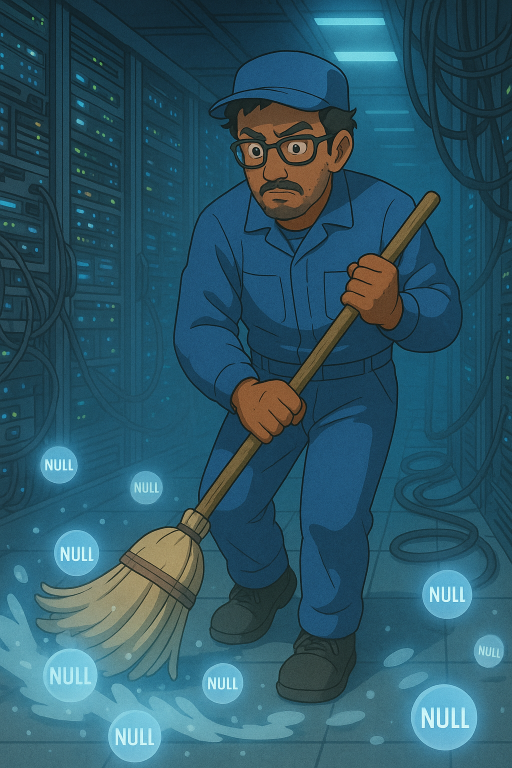
#> input picture images/bkp/data-janitor.png, 1024 x 1536 px, found by its file name (shown at 1/2 size)
$ python image_resize_script.py
#> lines starting #> are read from the running program, lines starting #| are printed output that depends on the picture
from PIL import Image
import os

target_size_px = (1024, 900)

image_files = [
    "images/data-janitor.png",
    "images/data-librarian.jpeg",
    "images/data-miner.png",
    "images/data-plumber.png",
    "images/data-wrangler.png",
    "images/firefighter.png",
    "images/time-traveller.jpeg",
    "images/diplomat.jpeg",
    "images/data-mechanic.jpeg"
]

target_path = "images/high-resolution/"

def convert_image_size(image_path, target_size):
    """
    Converts an image to the specified size and saves it.

    Args:
        image_path (str): Path to the image file.
        target_size (tuple): Target size in pixels (width, height).
    """
#> called with image_path = 'images/data-janitor.png', target_size = (1024, 900)
    try:
        img = Image.open(image_path)
#> img is the input picture: PIL image 1024x1536 RGB; mean R, G, B 45.4, 88, 104
        img = img.convert("RGB")

        # Resize using high-quality resampling
        resized_img = img.resize(target_size, Image.LANCZOS)
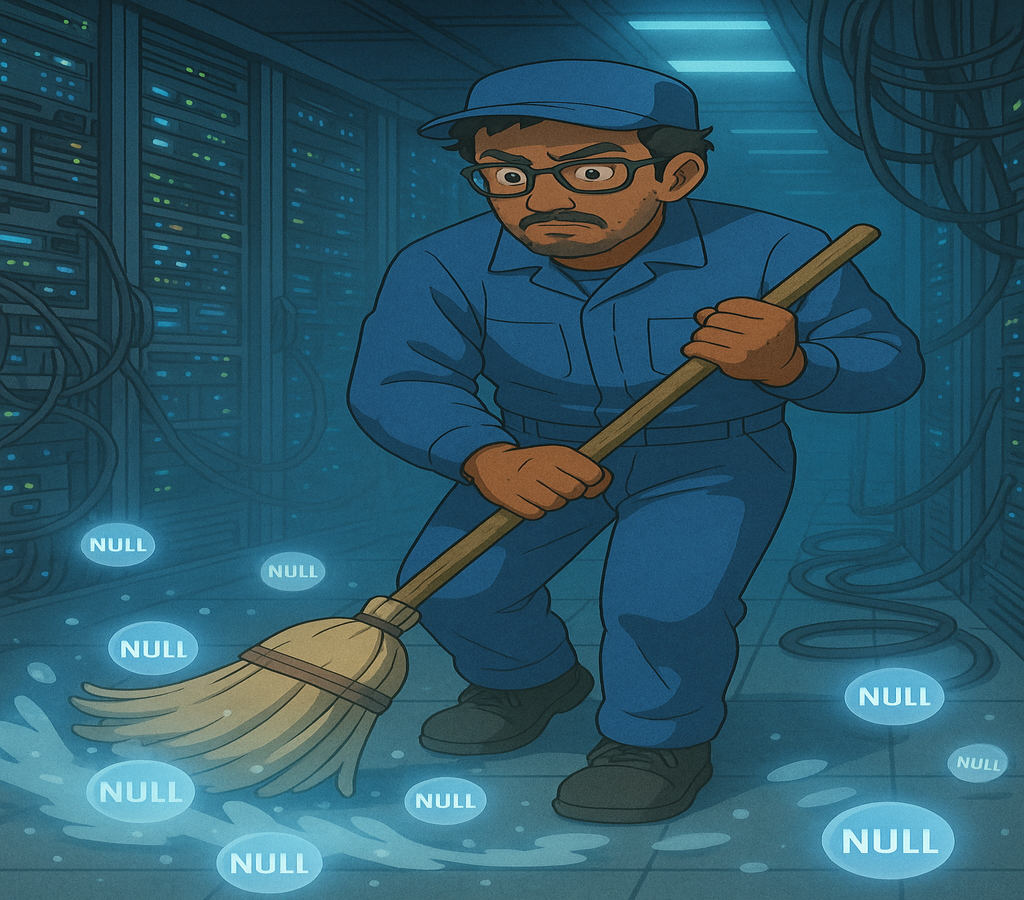
#> resized_img: PIL image 1024x900 RGB; mean R, G, B 45.4, 88, 104

        # Save to the target path
        filename = os.path.basename(image_path).split(".")[0]
        output_path = os.path.join(target_path, filename + ".jpg")

        # Save with high quality
        resized_img.save(output_path, format='JPEG', quality=100, optimize=True)

        # Save the resized image, overwriting the original file
        # img_resized.save(target_path + image_path.split("/")[-1].split(".")[0] + ".jpg")

        print(f"Image '{image_path}' successfully converted to {target_size} pixels.")

    except Exception as e:
        print(f"Error converting image '{image_path}': {e}")

# Process each image in the list
for image_file in image_files:
    convert_image_size(image_file, target_size_px)
#> pass 2 of the loop `for image_file in image_files:`:
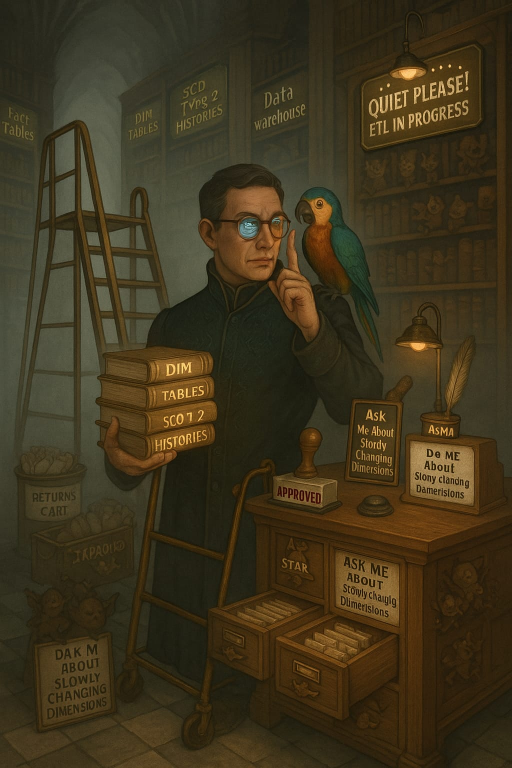
#> input picture images/bkp/data-librarian.jpeg, 1024 x 1536 px, found by its file name (shown at 1/2 size)
#> in convert_image_size, img is the input picture: PIL image 1024x1536 RGB; mean R, G, B 63.3, 52.8, 28.9
#> in convert_image_size (call 2), `resized_img = img.resize(target_size, Image.LANCZOS)`:
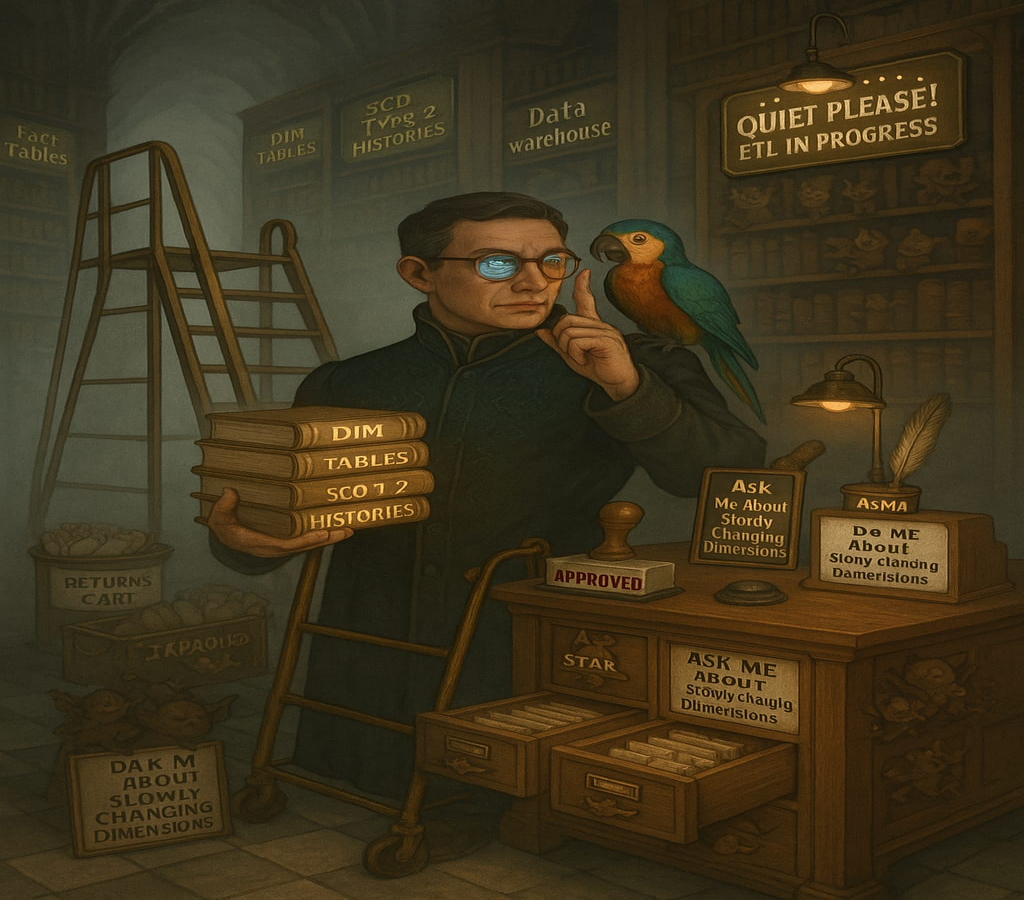
#> resized_img: PIL image 1024x900 RGB; mean R, G, B 63.3, 52.8, 28.9
#> pass 3 of the loop `for image_file in image_files:`:
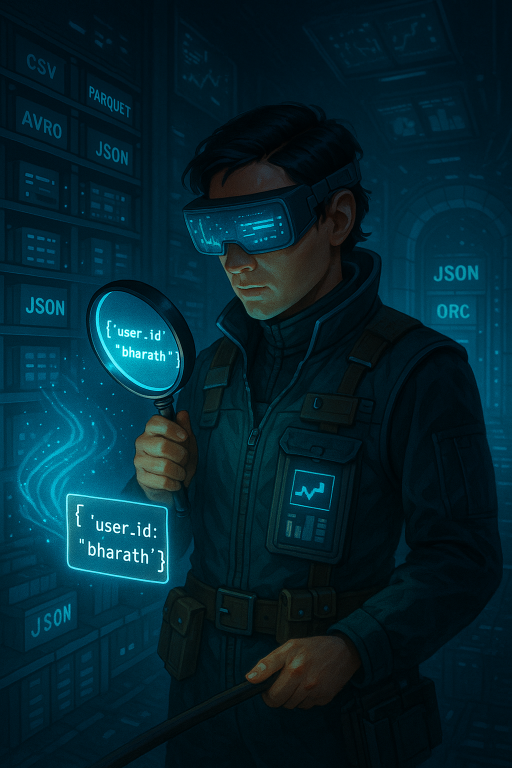
#> input picture images/bkp/data-miner.png, 1024 x 1536 px, found by its file name (shown at 1/2 size)
#> in convert_image_size, img is the input picture: PIL image 1024x1536 RGB; mean R, G, B 3.9, 36.6, 47.7
#> in convert_image_size (call 3), `resized_img = img.resize(target_size, Image.LANCZOS)`:
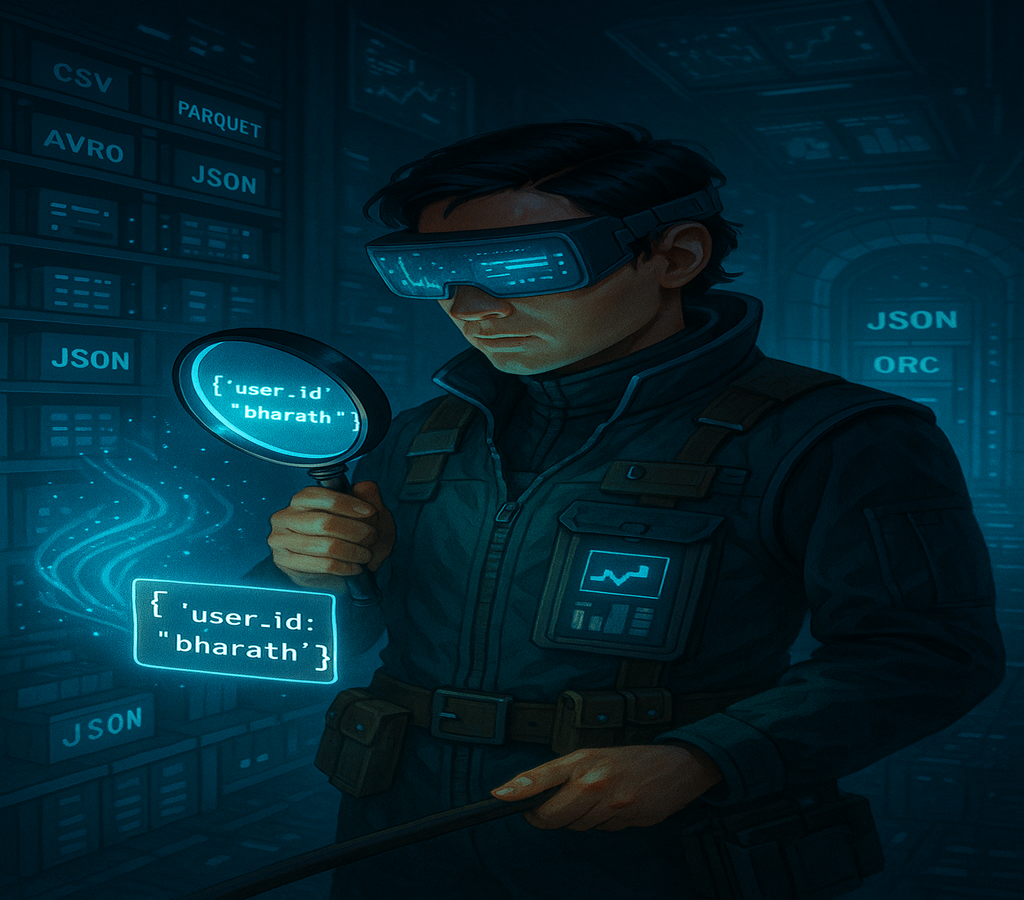
#> resized_img: PIL image 1024x900 RGB; mean R, G, B 3.9, 36.6, 47.7
#> the loop made 9 passes; the first 3 are shown

print("All images processed.")
